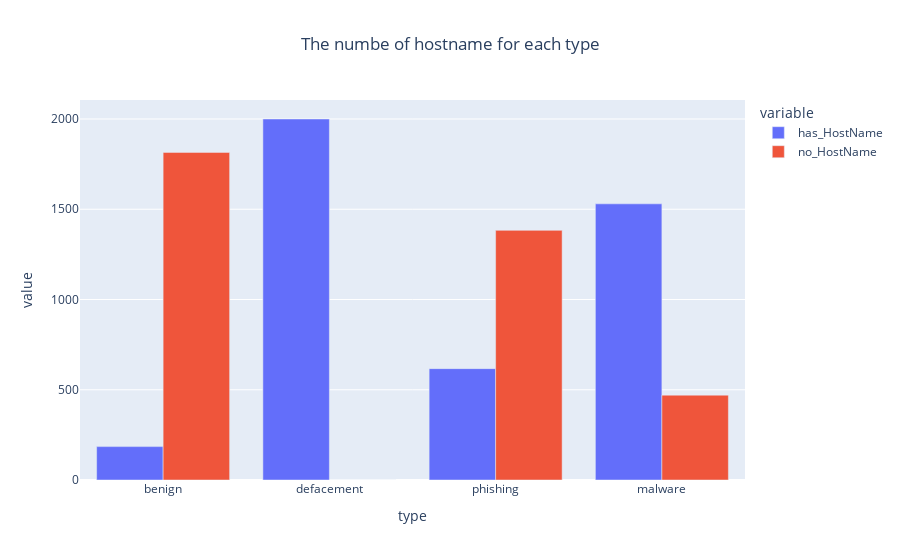

The notebook cell this image was saved under:
### Code cell
px.bar(data_frame=Host,x=Host.type,y=['has_HostName','no_HostName'],barmode='group',title='The numbe of hostname for each type').update_layout(title_x=0.5)

### Figure 1 — Plotly figure (JSON) as saved in the notebook; plotly's stock layout.template omitted (floating-point values rounded to 4 significant figures)
{"data": [{"alignmentgroup": "True", "hovertemplate": "variable=has_HostName<br>type=%{x}<br>value=%{y}<extra></extra>", "legendgroup": "has_HostName", "marker": {"color": "#636efa", "pattern": {"shape": ""}}, "name": "has_HostName", "offsetgroup": "has_HostName", "orientation": "v", "showlegend": true, "textposition": "auto", "type": "bar", "x": ["benign", "defacement", "phishing", "malware"], "xaxis": "x", "y": [185, 2000, 617, 1530], "yaxis": "y"}, {"alignmentgroup": "True", "hovertemplate": "variable=no_HostName<br>type=%{x}<br>value=%{y}<extra></extra>", "legendgroup": "no_HostName", "marker": {"color": "#EF553B", "pattern": {"shape": ""}}, "name": "no_HostName", "offsetgroup": "no_HostName", "orientation": "v", "showlegend": true, "textposition": "auto", "type": "bar", "x": ["benign", "defacement", "phishing", "malware"], "xaxis": "x", "y": [1815, 0, 1383, 470], "yaxis": "y"}], "layout": {"barmode": "group", "legend": {"title": {"text": "variable"}, "tracegroupgap": 0}, "title": {"text": "The numbe of hostname for each type", "x": 0.5}, "xaxis": {"anchor": "y", "domain": [0, 1], "title": {"text": "type"}}, "yaxis": {"anchor": "x", "domain": [0, 1], "title": {"text": "value"}}}}
